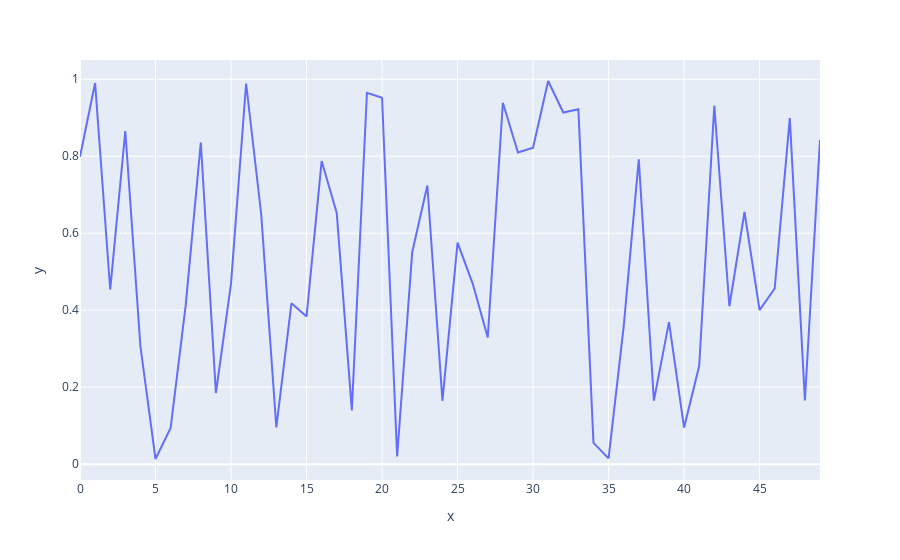

The cell this chart's notebook holds for it:
### Code cell
xpoints = np.arange(50)
ypoints = np.random.rand(50)
px.line(x= xpoints ,y=ypoints)

### Figure 1 — Plotly figure (JSON) as saved in the notebook; plotly's stock layout.template omitted (floating-point values rounded to 4 significant figures)
{"data": [{"hovertemplate": "x=%{x}<br>y=%{y}<extra></extra>", "legendgroup": "", "line": {"color": "#636efa", "dash": "solid"}, "marker": {"symbol": "circle"}, "mode": "lines", "name": "", "orientation": "v", "showlegend": false, "type": "scatter", "x": [0, 1, 2, 3, 4, 5, 6, 7, 8, 9, 10, 11, 12, 13, 14, 15, 16, 17, 18, 19, 20, 21, 22, 23, 24, 25, 26, 27, 28, 29, 30, 31, 32, 33, 34, 35, 36, 37, 38, 39, 40, 41, 42, 43, 44, 45, 46, 47, 48, 49], "xaxis": "x", "y": [0.7986, 0.9902, 0.4536, 0.8656, 0.3062, 0.01334, 0.09379, 0.4131, 0.8358, 0.1849, 0.4688, 0.9889, 0.6487, 0.09548, 0.4177, 0.3833, 0.7874, 0.6528, 0.1398, 0.9647, 0.9521, 0.01998, 0.5514, 0.7238, 0.1646, 0.5757, 0.4692, 0.3292, 0.939, 0.8097, 0.8221, 0.9955, 0.9136, 0.922, 0.05529, 0.01489, 0.3575, 0.7919, 0.1649, 0.3689, 0.0949, 0.2549, 0.9313, 0.4102, 0.6551, 0.4001, 0.4563, 0.8991, 0.1655, 0.8421], "yaxis": "y"}], "layout": {"legend": {"tracegroupgap": 0}, "margin": {"t": 60}, "xaxis": {"anchor": "y", "domain": [0, 1], "title": {"text": "x"}}, "yaxis": {"anchor": "x", "domain": [0, 1], "title": {"text": "y"}}}}
